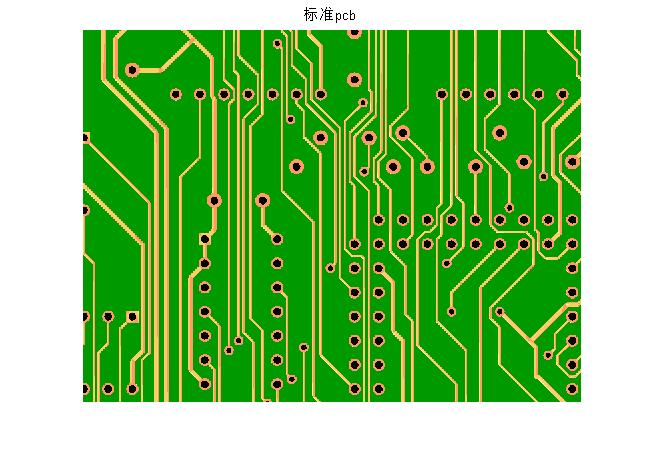
//> input picture Matlab/pcbDetection/standard.jpg, 663 x 458 px
$ ./main ../Matlab/pcbDetection/standard.jpg ../Matlab/pcbDetection/untreated.jpg   (built with g++ and OpenCV 4)
//> lines starting //> are read from the running program, lines starting //| are printed output that depends on the picture
### HistMacth/histequal.h
#pragma once
#include<iostream>
#include<opencv.hpp>

using namespace std;
using namespace cv;


Mat ycMatchHist(Mat srcImg, Mat dstImg);

### HistMacth/histequl.cpp
#include"histequal.h"

#define colvl 256
Mat ycMatchHist(cv::Mat src, cv::Mat dstImg)
{
	// ****** 如果是 RGB 图片则转为灰度图片操作 ******
	Mat out(src);
	Mat srcImg;
	if(src.channels() == 3)
		cvtColor(src, srcImg, CV_BGR2GRAY);
	else if (srcImg.channels() == 4)

		cvtColor(src, srcImg, CV_BGRA2GRAY);
	else
		srcImg = src;

//	int colvl = 255;
	int grayLevel[colvl];
	for (int i = 0; i<colvl; i++)   grayLevel[i] = i;

	int grayArr[colvl];
	int srcRow = srcImg.rows;
	int srcCol = srcImg.cols;
	int dstRow = dstImg.rows;
	int dstCol = dstImg.cols;
	float srcCdfArr[colvl] = { 0.f };
	float dstCdfArr[colvl] = { 0.f };
	float tmp;

	// *** 求解源图片的累积直方图（概率）分布 ***
	memset(grayArr, 0, sizeof(grayArr));//grayArr ={0}
	for (size_t nrow = 0; nrow < srcRow; nrow++)
		for (size_t ncol = 0; ncol < srcCol; ncol++)
		{
			int tag = srcImg.at<uchar>(nrow, ncol);
			grayArr[tag]++;
		}

	tmp = 0;
	for (int i = 0; i<colvl; i++)
	{
		tmp += grayArr[i];
		srcCdfArr[i] = tmp / (srcRow * srcCol);
		// std::cout<<srcCdfArr[i]<<std::endl;
	}

	// *** 求解目标图片的累积直方图（概率）分布 ***
	memset(grayArr, 0, sizeof(grayArr));
	for (size_t nrow = 0; nrow < dstRow; nrow++)
		for (size_t ncol = 0; ncol < dstCol; ncol++)
		{
			int tag = dstImg.at<uchar>(nrow, ncol);
			grayArr[tag]++;
		}

	tmp = 0;
	for (int i = 0; i<colvl; i++)
	{
		tmp += grayArr[i];
		dstCdfArr[i] = tmp / (dstRow * dstCol);
	}

	// *** 直方图匹配算法 ***
	int histMap[colvl];
	int minTag;
	for (int i = 0; i<colvl; i++)
	{
		float minMap = 10.f;
		for (int j = 0; j<colvl; j++)
		{
			if (minMap > abs(srcCdfArr[i] - dstCdfArr[j]))
			{
				minMap = abs(srcCdfArr[i] - dstCdfArr[j]);
				minTag = j;
			}
		}
		histMap[i] = minTag;
	}

	for (size_t nrow = 0; nrow < out.rows; nrow++)
		for (size_t ncol = 0; ncol < out.cols; ncol++)
		{
			int tag = out.at<uchar>(nrow, ncol);
			out.at<uchar>(nrow, ncol) = histMap[tag];
		}

	return out;
}

### HistMacth/main.cpp
#include<iostream>
#include<opencv.hpp>
#include"histequal.h"

using namespace std;
using namespace cv;


int main(int argc, char **argv)
{
	Mat src = imread(argv[1],0);
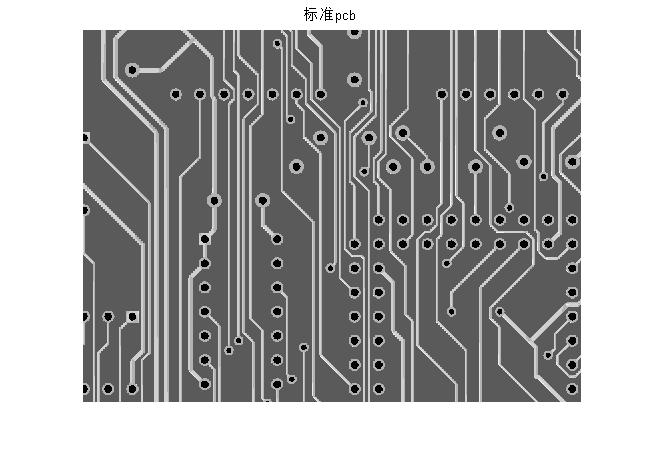
//> src: 458 rows x 663 cols, CV_8UC1; min 0, max 255, mean 165.9
	namedWindow("src", CV_WINDOW_NORMAL);
	imshow("src", src);
	Mat equal = imread(argv[2],0);
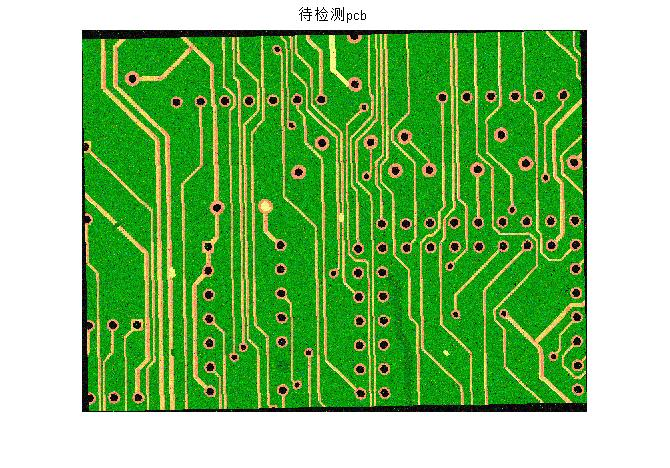
//> input picture Matlab/pcbDetection/untreated.jpg, 670 x 468 px
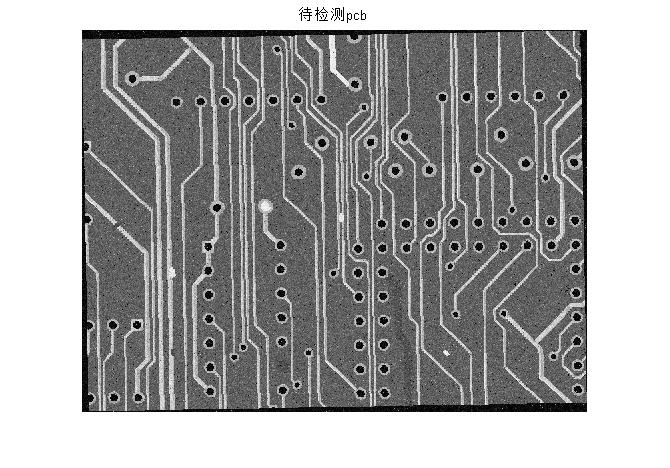
//> equal: 468 rows x 670 cols, CV_8UC1; min 0, max 255, mean 165.3
	namedWindow("equal", CV_WINDOW_NORMAL);
	imshow("equal", equal);


	Mat HistEqual = ycMatchHist(src, equal);
	namedWindow("HistEqual", CV_WINDOW_NORMAL);
	imshow("HistEqual", HistEqual);
	waitKey();
}
